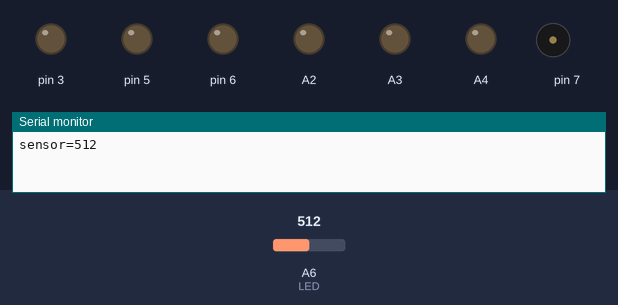
A sketch run on a simulated Arduino Nano, built with avr-gcc and run on an emulated ATmega328P. Shown: output pins drawn as LEDs (lit = HIGH), buzzer (waves = sounding), the last lines printed to the serial monitor. Inputs (shaded band) come from the test bench; at power-on: A6 (LED) = 512.

Above: at 10.2 s.
10.3 s: A6 (LED) set to 17
At 12.9 s:
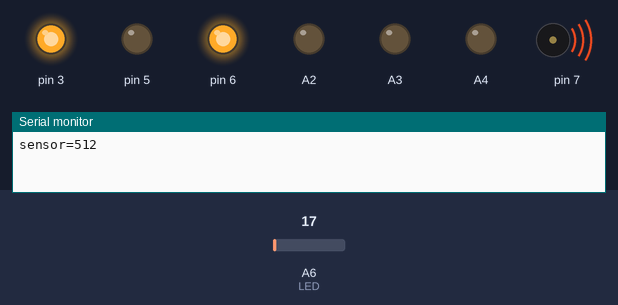
13.3 s: A6 (LED) set to 14
At 14.0 s:
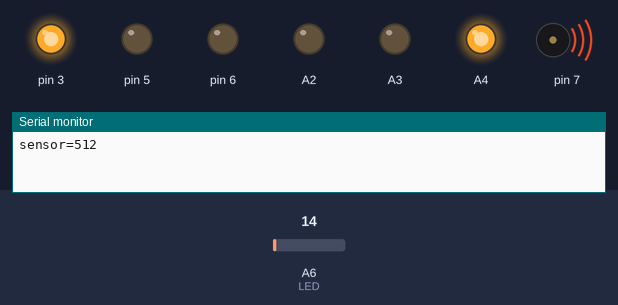
At 15.8 s:
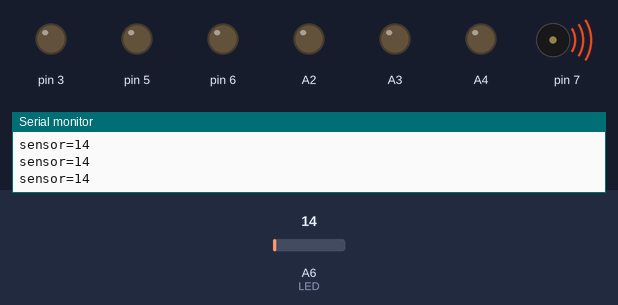
Timing chart, 0 to 17.5 s (numbered marks = the images above; inputs shaded):
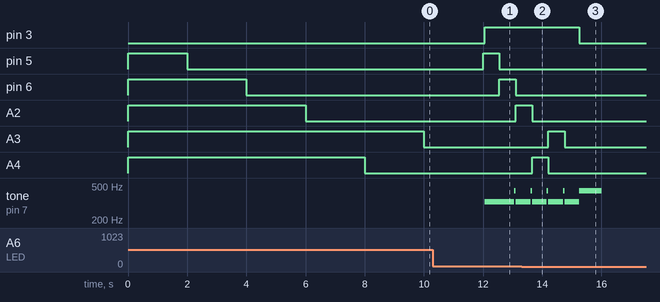

The sketch:

FinalProject.ino
```cpp
/*
Prototype made with Arduino LillyPad.
*/

int sensorValue = 0;// the setup function runs once when you press reset or power the board
void setup() {
  // initialize digital pin LED_BUILTIN as an output.
  pinMode(5, OUTPUT);
  pinMode(7, OUTPUT);
  pinMode(6, OUTPUT);
  pinMode(A2, OUTPUT);
  pinMode(A4, OUTPUT);
  pinMode(A3, OUTPUT);
  pinMode(3, OUTPUT);
  pinMode(A6,INPUT);

  Serial.begin(9600);

}

// the loop function runs over and over again forever
void loop()
{
     sensorValue = analogRead(A6);
     Serial.print("sensor=");
     Serial.println(sensorValue);

    if(sensorValue > 15)
    {
      digitalWrite(5, HIGH);   // turn the LED on (HIGH is the voltage level)
      sensorValue = analogRead(A6);
      digitalWrite(6, HIGH);   // turn the LED on (HIGH is the voltage level)
      sensorValue = analogRead(A6);
      digitalWrite(A2, HIGH);   // turn the LED on (HIGH is the voltage level)
      sensorValue = analogRead(A6);
      digitalWrite(A4, HIGH);   // turn the LED on (HIGH is the voltage level)
      sensorValue = analogRead(A6);
      digitalWrite(A3, HIGH);   // turn the LED on (HIGH is the voltage level)
      sensorValue = analogRead(A6);
      delay(2000);
      digitalWrite(5, LOW);   // turn the LED on (HIGH is the voltage level)
      sensorValue = analogRead(A6);
      delay(2000);
      digitalWrite(6, LOW);   // turn the LED on (HIGH is the voltage level)
      sensorValue = analogRead(A6);
      delay(2000);
      digitalWrite(A2, LOW);   // turn the LED on (HIGH is the voltage level)
      sensorValue = analogRead(A6);
      delay(2000);
      digitalWrite(A4, LOW);   // turn the LED on (HIGH is the voltage level)
      sensorValue = analogRead(A6);
      delay(2000);
      digitalWrite(A3, LOW);   // turn the LED on (HIGH is the voltage level)
      sensorValue = analogRead(A6);
      delay(2000);
      sensorValue = analogRead(A6);
        while(sensorValue>15)
        {
            sensorValue = analogRead(A6);
            digitalWrite(5, HIGH);
            sensorValue = analogRead(A6);
            delay(50); // turn the LED on (HIGH is the voltage level)
            sensorValue = analogRead(A6);
            digitalWrite(3, HIGH);
            sensorValue = analogRead(A6);
            tone(7, 329, 500);
            sensorValue = analogRead(A6);
            delay( 500 );
            sensorValue = analogRead(A6);
            tone(7, 440, 750);
            sensorValue = analogRead(A6);
            digitalWrite(5, LOW);
            sensorValue = analogRead(A6);
            digitalWrite(6, HIGH);
            sensorValue = analogRead(A6);// turn the LED on (HIGH is the voltage level)
            digitalWrite(3, HIGH);
            sensorValue = analogRead(A6);
            tone(7, 329, 500);
            sensorValue = analogRead(A6);
            delay( 500 );
            sensorValue = analogRead(A6);
            tone(7, 440, 750);
            sensorValue = analogRead(A6);
            delay(50);
            sensorValue = analogRead(A6);
            digitalWrite(6, LOW);
            sensorValue = analogRead(A6);
            digitalWrite(A2, HIGH);   // turn the LED on (HIGH is the voltage level)
            sensorValue = analogRead(A6);
            digitalWrite(3, HIGH);
            sensorValue = analogRead(A6);
            tone(7, 329, 500);
            sensorValue = analogRead(A6);
            delay( 500 );
            sensorValue = analogRead(A6);
            tone(7, 440, 750);
            sensorValue = analogRead(A6);
            delay(50);
            sensorValue = analogRead(A6);
            digitalWrite(A2, LOW);
            sensorValue = analogRead(A6);
            digitalWrite(A4, HIGH);   // turn the LED on (HIGH is the voltage level)
            sensorValue = analogRead(A6);
            digitalWrite(3, HIGH);
            sensorValue = analogRead(A6);
            tone(7, 329, 500);
            sensorValue = analogRead(A6);
            delay( 500 );
            sensorValue = analogRead(A6);
            tone(7, 440, 750);
            sensorValue = analogRead(A6);
            delay(50);
            sensorValue = analogRead(A6);
            digitalWrite(A4, LOW);
            sensorValue = analogRead(A6);
            digitalWrite(A3, HIGH);
            sensorValue = analogRead(A6);// turn the LED on (HIGH is the voltage level)
            digitalWrite(3, HIGH);
            sensorValue = analogRead(A6);
            tone(7, 329, 500);
            sensorValue = analogRead(A6);
            delay( 500 );
            sensorValue = analogRead(A6);
            tone(7, 440, 750);
            sensorValue = analogRead(A6);
            delay(50);
            sensorValue = analogRead(A6);
            digitalWrite(A3, LOW);
            sensorValue = analogRead(A6);
            digitalWrite(3, HIGH);
            sensorValue = analogRead(A6);
            tone(7, 329, 500);
            sensorValue = analogRead(A6);
            delay( 500 );
            sensorValue = analogRead(A6);
            tone(7, 440, 750);
            sensorValue = analogRead(A6);
         }
    }
    digitalWrite(3, LOW);
    digitalWrite(7, LOW);
}
```

Measured:
- the behaviour switches between 16 and 15 on A6 (LED) (found by bisection; images 1 and 2)
- after the input at 13.3 s, pin 3: HIGH → LOW after 2.0 s; pin 5, pin 6: stops changing and stays LOW; A2: goes on until 13.7 s, then stays LOW; A3: goes on until 14.8 s, then stays LOW; A4: goes on until 14.2 s, then stays LOW
- by itself, tone on pin 7: plays 440 Hz for 0.05 s, 329 Hz for 0.50 s, 440 Hz for 0.05 s, 329 Hz for 0.50 s, 440 Hz for 0.05 s, 329 Hz for 0.50 s … (7 notes in this stretch)
